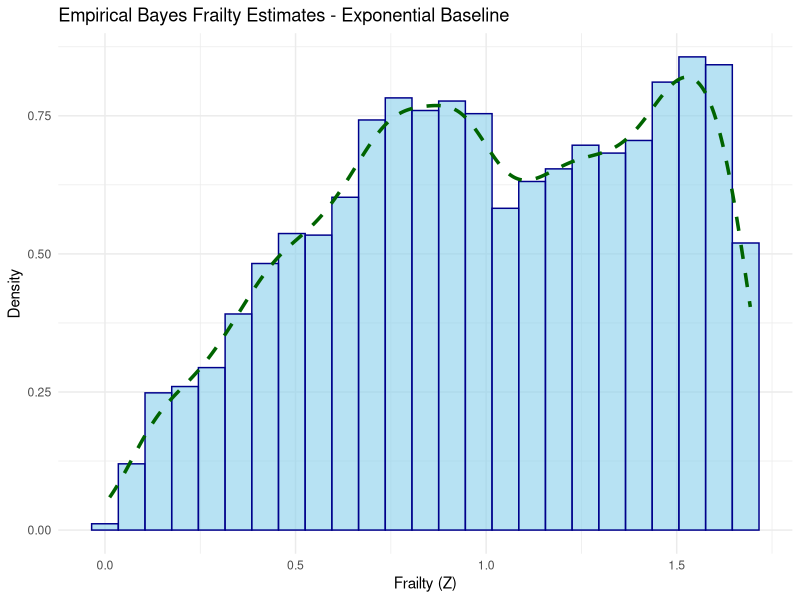
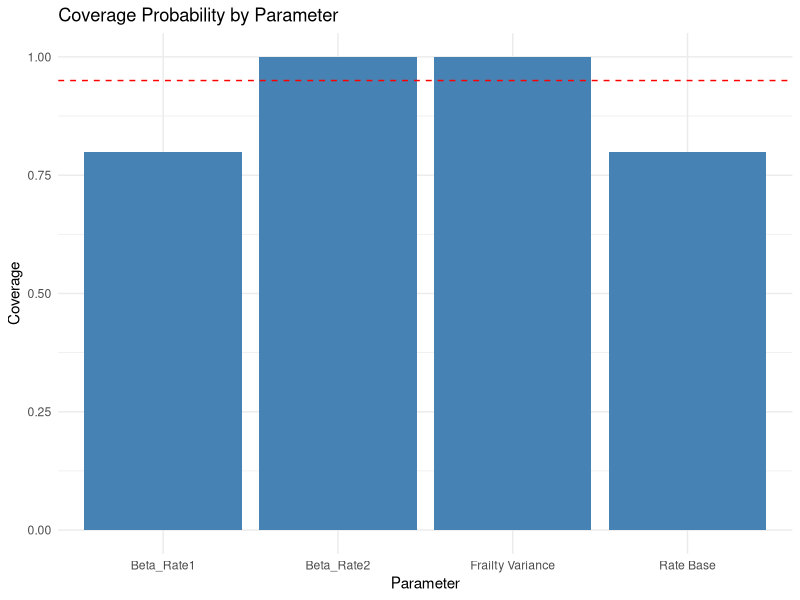
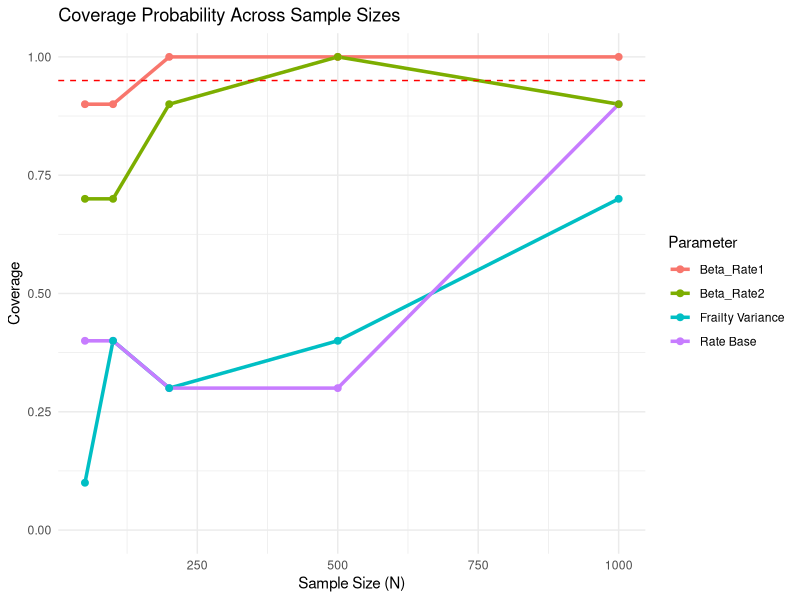

These charts were generated, in order, by the following R code:
## ---- chunk 1
knitr::opts_chunk$set(echo = TRUE, warning = FALSE, message = FALSE)
library(survival)
library(tidyverse)
library(kableExtra)
## ---- chunk 2
set.seed(2025)

n <- 5000
rate_base <- rexp(1, 1)
frailty_variance <- rgamma(1, shape = 2, rate = 2)
beta_rate <- rnorm(2)

# Covariates
cov_df <- tibble(
  X1 = rbinom(n, 1, 0.5),
  X2 = rnorm(n)
)

alpha_gamma_sim <- 1 / frailty_variance
Z <- rgamma(n, shape = alpha_gamma_sim, rate = alpha_gamma_sim)

X <- as.matrix(cov_df)
rate_ind <- exp(log(rate_base) + X %*% beta_rate)

U <- runif(n)
times <- -log(U) / (Z * rate_ind)

cens_times <- rexp(n, rate = 0.05)
observed_times <- pmin(times, cens_times)
event <- as.numeric(times <= cens_times)
## ---- chunk 3
exp_frailty_cov_loglik <- function(params, times, event, X) {
  rate_base <- params[1]; frailty_var <- params[2]
  p <- ncol(X)
  beta_rate <- params[3:(2 + p)]

  if (any(c(rate_base, frailty_var) <= 0)) return(Inf)

  alpha_gamma <- 1 / frailty_var
  rate_ind <- exp(log(rate_base) + X %*% beta_rate)
  H0 <- rate_ind * times
  h0 <- rate_ind
  S <- (1 + H0 / alpha_gamma)^(-alpha_gamma)
  h <- h0 / (1 + H0 / alpha_gamma)

  if (any(S <= 0) || any(event == 1 & h <= 0)) return(Inf)
  -sum(event * (log(h) + log(S)) + (1 - event) * log(S))
}
## ---- chunk 4
alpha <- 0.05
p <- ncol(X)
init_params <- c(0.1, 0.3, rep(0, p))

opt <- optim(init_params, exp_frailty_cov_loglik,
             times = observed_times, event = event, X = X,
             method = "L-BFGS-B",
             lower = c(0.001, 0.01, rep(-Inf, p)),
             hessian = TRUE)

est <- opt$par
vcov_mat <- solve(opt$hessian)
se <- sqrt(diag(vcov_mat))
z_val <- qnorm(1 - alpha / 2)

param_names <- c("Rate Base", "Frailty Variance", paste0("Beta_Rate", 1:p))
true_values <- c(rate_base, frailty_variance, beta_rate)

ci <- data.frame(
  Parameter = param_names,
  Lower = est - z_val * se,
  `True Values` = true_values,
  Upper = est + z_val * se,
  CI = ifelse(true_values >= (est - z_val * se) &
                true_values <= (est + z_val * se), "Yes", "No"),
  Estimate = est,
  SE = se
)

kbl(ci, align = 'lccccc', digits = 3) %>%
  kableExtra::kable_styling(full_width = FALSE,
                            bootstrap_options = c("striped", "hover", "condensed"))
## ---- chunk 5
EB_frailty_exp <- function(params, times, event, X) {
  rate_base <- params[1]; frailty_var <- params[2]
  p <- ncol(X)
  beta_rate <- params[3:(2 + p)]

  alpha <- 1 / frailty_var
  rate_ind <- exp(log(rate_base) + X %*% beta_rate)
  H0 <- rate_ind * times
  (alpha + event) / (alpha + H0)
}

frailty_est <- EB_frailty_exp(est, observed_times, event, X)

ggplot(data.frame(frailty = frailty_est), aes(x = frailty)) +
  geom_histogram(aes(y = after_stat(density)), bins = 25,
                 fill = "skyblue", color = "darkblue", alpha = 0.6) +
  geom_density(linetype = "dashed", color = "darkgreen", linewidth = 1.2) +
  labs(title = "Empirical Bayes Frailty Estimates - Exponential Baseline",
       x = "Frailty (Z)", y = "Density") +
  theme_minimal()
## ---- chunk 6
coverage_study <- function(n_sim = 500, n = 5000, alpha = 0.05) {
  cover_results <- matrix(NA, nrow = n_sim, ncol = length(true_values))
  colnames(cover_results) <- param_names
  ci_records <- list()

  for (sim in 1:n_sim) {
    if (interactive()) cat("Running simulation", sim, "of", n_sim, "\n")

    Z <- rgamma(n, shape = 1 / frailty_variance, rate = 1 / frailty_variance)
    X <- as.matrix(cov_df)
    rate_ind <- exp(log(rate_base) + X %*% beta_rate)
    U <- runif(n)
    times <- -log(U) / (Z * rate_ind)
    cens_times <- rexp(n, rate = 0.05)
    obs_times <- pmin(times, cens_times)
    event <- as.numeric(times <= cens_times)

    init_params <- c(0.1, 0.3, rep(0, ncol(X)))
    opt <- tryCatch(
      optim(init_params, exp_frailty_cov_loglik,
            times = obs_times, event = event, X = X,
            method = "L-BFGS-B",
            lower = c(0.001, 0.01, rep(-Inf, ncol(X))),
            hessian = TRUE),
      error = function(e) NULL
    )
    if (is.null(opt) || !is.finite(opt$value)) next

    est <- opt$par
    vcov_mat <- tryCatch(solve(opt$hessian), error = function(e) NULL)
    if (is.null(vcov_mat)) next

    se <- sqrt(diag(vcov_mat))
    z_val <- qnorm(1 - alpha / 2)
    lower <- est - z_val * se
    upper <- est + z_val * se

    cover_results[sim, ] <- (true_values >= lower) & (true_values <= upper)

    ci_df <- data.frame(Parameter = param_names,
                        Lower = lower, Estimate = est, Upper = upper,
                        True = true_values, Sim = sim)
    ci_records[[sim]] <- ci_df
  }

  cover_results <- cover_results[complete.cases(cover_results), ]
  coverage <- colMeans(cover_results)
  ci_all <- do.call(rbind, ci_records)
  list(coverage = coverage, ci_data = ci_all)
}

set.seed(123)
coverage <- coverage_study(n_sim = 5)
## ---- chunk 7
print(coverage)
coverage_df <- data.frame(Parameter = names(coverage$coverage),
                          Coverage = round(coverage$coverage, 3))
ggplot(coverage_df, aes(x = Parameter, y = Coverage)) +
  geom_col(fill = "steelblue") +
  geom_hline(yintercept = 0.95, linetype = "dashed", color = "red") +
  ylim(0, 1) +
  labs(title = "Coverage Probability by Parameter",
       y = "Coverage", x = "Parameter") +
  theme_minimal()
## ---- chunk 8
coverage_study_multiN <- function(N_values = c(200, 500, 1000, 2000),
                                  n_sim = 200, alpha = 0.05) {
  results_list <- list()
  ci_funnel_list <- list()

  for (N in N_values) {
    if (interactive()) cat("Running simulations for N =", N, "\n")
    cov_res <- coverage_study(n_sim = n_sim, n = N, alpha = alpha)
    coverage <- cov_res$coverage
    ci_data <- cov_res$ci_data
    ci_data$N <- N

    df_cov <- data.frame(Parameter = names(coverage),
                         Coverage = as.numeric(coverage), N = N)
    results_list[[as.character(N)]] <- df_cov
    ci_funnel_list[[as.character(N)]] <- ci_data
  }

  results_df <- do.call(rbind, results_list)
  ci_funnel_df <- do.call(rbind, ci_funnel_list)
  list(coverage_df = results_df, ci_funnel_df = ci_funnel_df)
}

set.seed(123)
N_values <- c(50, 100, 200, 500, 1000)
coverage_multiN <- coverage_study_multiN(N_values = N_values,
                                         n_sim = 10, alpha = 0.05)
## ---- chunk 9
ggplot(coverage_multiN$coverage_df,
       aes(x = N, y = Coverage, color = Parameter, group = Parameter)) +
  geom_line(size = 1.2) +
  geom_point(size = 2) +
  geom_hline(yintercept = 0.95, linetype = "dashed", color = "red") +
  ylim(0, 1) +
  labs(title = "Coverage Probability Across Sample Sizes",
       x = "Sample Size (N)", y = "Coverage") +
  theme_minimal()
